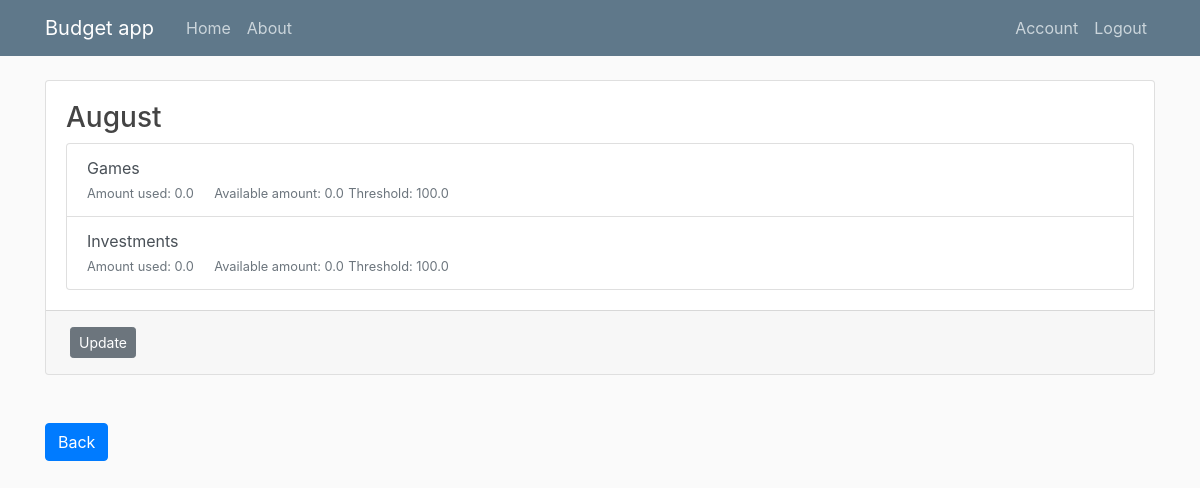
Before: /budget/2 (signed in) with the older database file.
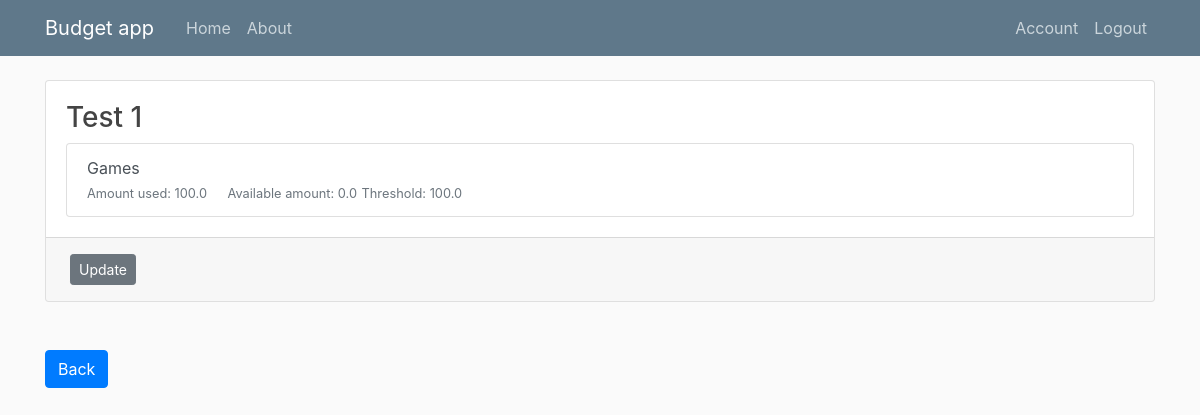
After: the same page with the newer database file.
### budget_app/models.py (models this page shows, shortened)
class Budget(db.Model):
    id  = db.Column(db.Integer,primary_key=True)
    name = db.Column(db.String)
    inicial_amount = db.Column(db.Float)
    saving_amount = db.Column(db.Float,nullable=True,default=0)
    available_amount = db.Column(db.Float,nullable=True,default=0)
    user_id = db.Column(db.Integer,db.ForeignKey('user.id'),nullable=False)

class Category(db.Model):
    id = db.Column(db.Integer,primary_key=True)
    name = db.Column(db.String(45),nullable=False,unique=True)
    description = db.Column(db.String(45),nullable=True)
    budgets = db.relationship('Budget_category',backref='category',lazy=True)

class Budget_category(db.Model):
    id  = db.Column(db.Integer,primary_key=True)
    threshold = db.Column(db.Float,nullable=False)
    used_amount = db.Column(db.Float,nullable=True,default=0)
    available_amount = db.Column(db.Float,nullable=True,default=0)
    budget_id = db.Column(db.Integer,db.ForeignKey('budget.id'),nullable=False)
    category_id = db.Column(db.Integer,db.ForeignKey('category.id'),nullable=False)
    budgets = db.relationship('Budget',backref='categories',lazy=True)

### budget_app/routes.py (the view)
@app.route('/budget/<budget_id>',methods=['GET','POST'])
@login_required
def budget(budget_id):
    budget = Budget.query.get_or_404(budget_id)
    categories = []
    for c in budget.categories:
        category_db = Category.query.filter_by(id=c.category.id).first()
        name = category_db.name
        category = {
            'id':c.id,
            'name':name,
            'used_amount':c.used_amount,
            'threshold':c.threshold,
            'available_amount':c.available_amount,
        }
        categories.append(category)
    return render_template('budget.html',budget=budget, title=budget.name,categories=categories)

### budget_app/models.py (called while the page is built)
@login_manager.user_loader
def load_user(user_id):
    return User.query.get(int(user_id))

### budget_app/templates/budget.html (shortened to what this page needs)
{% extends "layout.html" %}
{% block content %}
<div class="card">
    <div class="card-body">
        <h3>{{ budget.name }}</h3>
        <div class="list-group">
            {% for category in categories %}
            <a href="{{ url_for('update_budget_category',budget_id=budget.id,category_id=category.id) }}" class="list-group-item list-group-item-action">
                <div>
                    {{ category.name }}
                </div>
                <small class="text-muted mr-3"> Amount used: {{category.used_amount}}</small>
                <small class="text-muted"> Available amount: {{category.available_amount}}</small>
                <small class="text-muted"> Threshold: {{category.threshold}}</small>
            </a>
            {% endfor %}
        </div>
    </div>
    <div class="card-footer">
        <a class="btn btn-secondary btn-sm m-1"
            href="{{ url_for('update_budget',budget_id=budget.id)}}">Update</a>
    </div>
</div>
<a class="btn btn-primary mt-5" href="{{ url_for('budgets')}}">Back</a>
{% endblock %}

Changed rows visible on the page:
no longer on this page (row edited): Budget_category: used_amount "0.0", available_amount "0.0", threshold "100.0"
removed Category: name "Investments"
changed Budget: name "August" → "Test 1"
Other visible differences:
new list line: "Games"
new list line: "Amount used: Available amount: Threshold:"
new list line: "100.0 0.0 100.0"
list line gone: "Games"
list line gone: "Amount used: Available amount: Threshold:"
list line gone: "0.0 0.0 100.0"
